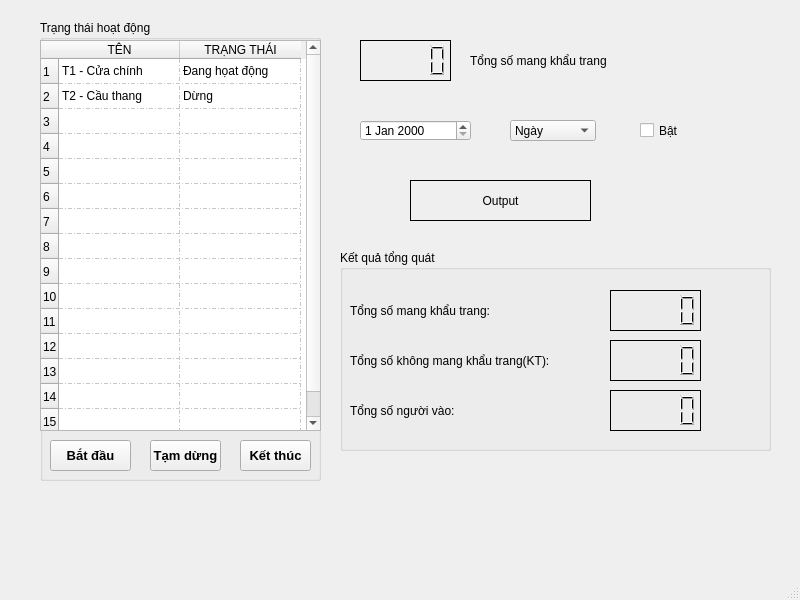
<?xml version="1.0" encoding="UTF-8"?>
<ui version="4.0">
 <class>MainWindow</class>
 <widget class="QMainWindow" name="MainWindow">
  <property name="geometry">
   <rect>
    <x>0</x>
    <y>0</y>
    <width>800</width>
    <height>600</height>
   </rect>
  </property>
  <property name="windowTitle">
   <string>MainWindow</string>
  </property>
  <widget class="QWidget" name="centralwidget">
   <widget class="QGroupBox" name="groupBox_5">
    <property name="geometry">
     <rect>
      <x>40</x>
      <y>20</y>
      <width>281</width>
      <height>461</height>
     </rect>
    </property>
    <property name="title">
     <string>Trạng thái hoạt động</string>
    </property>
    <widget class="QTableWidget" name="table">
     <property name="geometry">
      <rect>
       <x>0</x>
       <y>20</y>
       <width>281</width>
       <height>391</height>
      </rect>
     </property>
     <property name="gridStyle">
      <enum>Qt::DashDotLine</enum>
     </property>
     <property name="rowCount">
      <number>15</number>
     </property>
     <property name="columnCount">
      <number>2</number>
     </property>
     <attribute name="horizontalHeaderMinimumSectionSize">
      <number>58</number>
     </attribute>
     <attribute name="horizontalHeaderDefaultSectionSize">
      <number>121</number>
     </attribute>
     <attribute name="verticalHeaderDefaultSectionSize">
      <number>25</number>
     </attribute>
     <row/>
     <row/>
     <row/>
     <row/>
     <row/>
     <row/>
     <row/>
     <row/>
     <row/>
     <row/>
     <row/>
     <row/>
     <row/>
     <row/>
     <row/>
     <column>
      <property name="text">
       <string>TÊN</string>
      </property>
     </column>
     <column>
      <property name="text">
       <string>TRẠNG THÁI</string>
      </property>
     </column>
     <item row="0" column="0">
      <property name="text">
       <string>T1 - Cửa chính</string>
      </property>
     </item>
     <item row="0" column="1">
      <property name="text">
       <string>Đang họat động</string>
      </property>
     </item>
     <item row="1" column="0">
      <property name="text">
       <string>T2 - Cầu thang</string>
      </property>
     </item>
     <item row="1" column="1">
      <property name="text">
       <string>Dừng</string>
      </property>
     </item>
    </widget>
    <widget class="QPushButton" name="bat_dau">
     <property name="geometry">
      <rect>
       <x>10</x>
       <y>420</y>
       <width>81</width>
       <height>31</height>
      </rect>
     </property>
     <property name="font">
      <font>
       <family>Ubuntu</family>
       <pointsize>10</pointsize>
       <weight>75</weight>
       <bold>true</bold>
      </font>
     </property>
     <property name="text">
      <string>Bắt đầu</string>
     </property>
    </widget>
    <widget class="QPushButton" name="tam_dung">
     <property name="geometry">
      <rect>
       <x>110</x>
       <y>420</y>
       <width>71</width>
       <height>31</height>
      </rect>
     </property>
     <property name="font">
      <font>
       <family>Ubuntu</family>
       <pointsize>10</pointsize>
       <weight>75</weight>
       <bold>true</bold>
      </font>
     </property>
     <property name="text">
      <string>Tạm dừng</string>
     </property>
    </widget>
    <widget class="QPushButton" name="ket_thuc">
     <property name="geometry">
      <rect>
       <x>200</x>
       <y>420</y>
       <width>71</width>
       <height>31</height>
      </rect>
     </property>
     <property name="font">
      <font>
       <family>Ubuntu</family>
       <pointsize>10</pointsize>
       <weight>75</weight>
       <bold>true</bold>
      </font>
     </property>
     <property name="text">
      <string>Kết thúc</string>
     </property>
    </widget>
   </widget>
   <widget class="QLCDNumber" name="display1">
    <property name="geometry">
     <rect>
      <x>360</x>
      <y>40</y>
      <width>91</width>
      <height>41</height>
     </rect>
    </property>
    <property name="font">
     <font>
      <family>Ubuntu</family>
     </font>
    </property>
    <property name="frameShadow">
     <enum>QFrame::Plain</enum>
    </property>
   </widget>
   <widget class="QLabel" name="label_107">
    <property name="geometry">
     <rect>
      <x>470</x>
      <y>40</y>
      <width>181</width>
      <height>41</height>
     </rect>
    </property>
    <property name="text">
     <string>Tổng số mang khẩu trang</string>
    </property>
   </widget>
   <widget class="QLabel" name="output">
    <property name="geometry">
     <rect>
      <x>410</x>
      <y>180</y>
      <width>181</width>
      <height>41</height>
     </rect>
    </property>
    <property name="frameShape">
     <enum>QFrame::Box</enum>
    </property>
    <property name="text">
     <string>Output</string>
    </property>
    <property name="alignment">
     <set>Qt::AlignCenter</set>
    </property>
   </widget>
   <widget class="QDateEdit" name="date">
    <property name="geometry">
     <rect>
      <x>360</x>
      <y>120</y>
      <width>111</width>
      <height>21</height>
     </rect>
    </property>
   </widget>
   <widget class="QComboBox" name="combo_box">
    <property name="geometry">
     <rect>
      <x>510</x>
      <y>120</y>
      <width>86</width>
      <height>21</height>
     </rect>
    </property>
    <item>
     <property name="text">
      <string>Ngày</string>
     </property>
    </item>
    <item>
     <property name="text">
      <string>Tháng</string>
     </property>
    </item>
    <item>
     <property name="text">
      <string>Năm</string>
     </property>
    </item>
   </widget>
   <widget class="QCheckBox" name="checkBox1">
    <property name="geometry">
     <rect>
      <x>640</x>
      <y>120</y>
      <width>141</width>
      <height>21</height>
     </rect>
    </property>
    <property name="text">
     <string>Bật</string>
    </property>
   </widget>
   <widget class="QGroupBox" name="groupBox_7">
    <property name="geometry">
     <rect>
      <x>340</x>
      <y>250</y>
      <width>431</width>
      <height>201</height>
     </rect>
    </property>
    <property name="title">
     <string>Kết quả tổng quát</string>
    </property>
    <widget class="QLabel" name="display_vao">
     <property name="geometry">
      <rect>
       <x>10</x>
       <y>140</y>
       <width>131</width>
       <height>41</height>
      </rect>
     </property>
     <property name="text">
      <string>Tổng số người vào:</string>
     </property>
    </widget>
    <widget class="QLabel" name="display_khong_khau_trang">
     <property name="geometry">
      <rect>
       <x>10</x>
       <y>90</y>
       <width>261</width>
       <height>41</height>
      </rect>
     </property>
     <property name="text">
      <string>Tổng số không mang khẩu trang(KT):</string>
     </property>
    </widget>
    <widget class="QLabel" name="label_109">
     <property name="geometry">
      <rect>
       <x>10</x>
       <y>40</y>
       <width>181</width>
       <height>41</height>
      </rect>
     </property>
     <property name="text">
      <string>Tổng số mang khẩu trang:</string>
     </property>
    </widget>
    <widget class="QLCDNumber" name="display_khau_trang">
     <property name="geometry">
      <rect>
       <x>270</x>
       <y>40</y>
       <width>91</width>
       <height>41</height>
      </rect>
     </property>
     <property name="font">
      <font>
       <family>Ubuntu</family>
      </font>
     </property>
     <property name="layoutDirection">
      <enum>Qt::LeftToRight</enum>
     </property>
     <property name="frameShadow">
      <enum>QFrame::Plain</enum>
     </property>
    </widget>
    <widget class="QLCDNumber" name="lcdNumber_3">
     <property name="geometry">
      <rect>
       <x>270</x>
       <y>140</y>
       <width>91</width>
       <height>41</height>
      </rect>
     </property>
     <property name="frameShadow">
      <enum>QFrame::Plain</enum>
     </property>
    </widget>
    <widget class="QLCDNumber" name="lcdNumber_4">
     <property name="geometry">
      <rect>
       <x>270</x>
       <y>90</y>
       <width>91</width>
       <height>41</height>
      </rect>
     </property>
     <property name="frameShadow">
      <enum>QFrame::Plain</enum>
     </property>
    </widget>
   </widget>
  </widget>
  <widget class="QMenuBar" name="menubar">
   <property name="geometry">
    <rect>
     <x>0</x>
     <y>0</y>
     <width>800</width>
     <height>22</height>
    </rect>
   </property>
  </widget>
  <widget class="QStatusBar" name="statusbar"/>
 </widget>
 <resources/>
 <connections/>
</ui>
